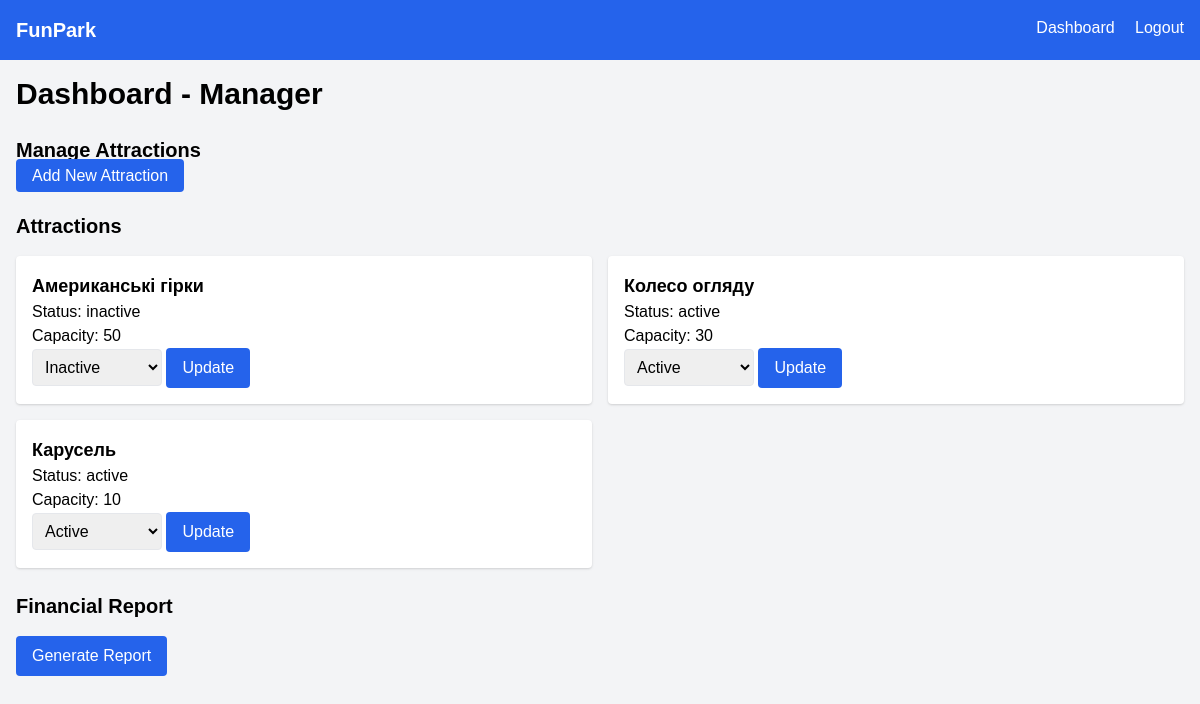
Page /dashboard (signed in) on the earlier database version.
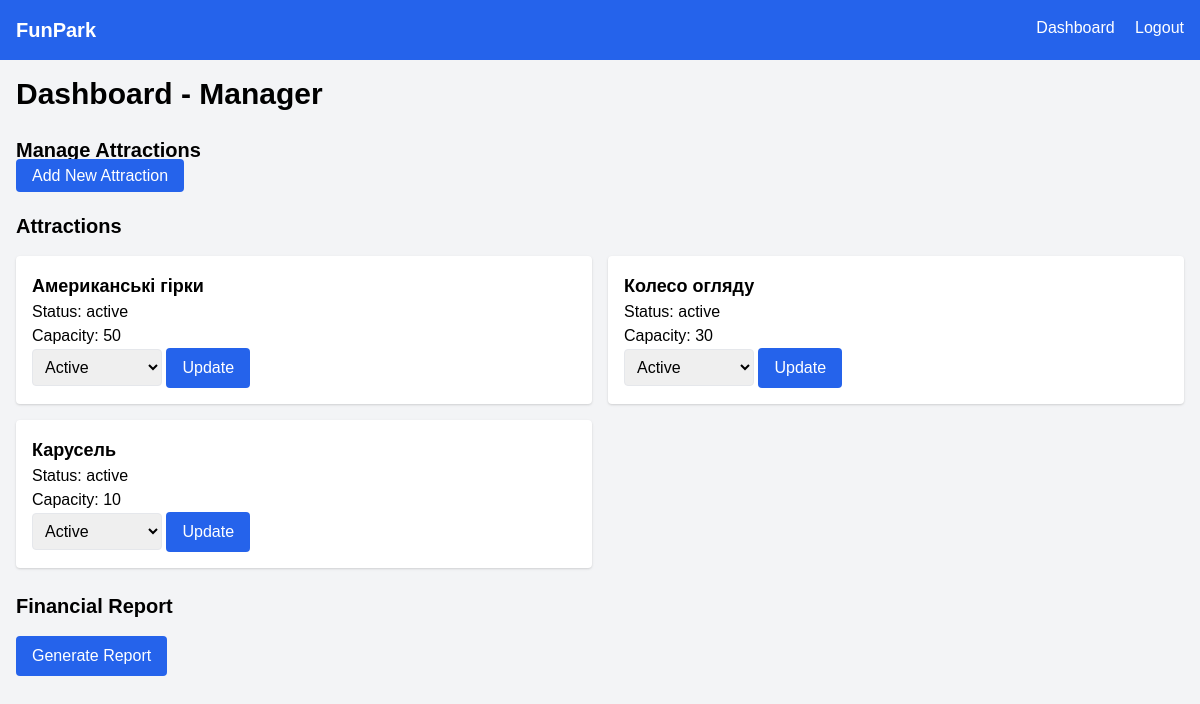
Same page on the later database version.
### models.py (models this page shows)
class Attraction(db.Model):
    id = db.Column(db.Integer, primary_key=True)
    name = db.Column(db.String(100), nullable=False)
    status = db.Column(db.String(20), default='active')  # active, maintenance, inactive
    capacity = db.Column(db.Integer, nullable=False)

### app.py (the view)
@app.route('/dashboard')
def dashboard():
    if 'user_id' not in session:
        return redirect(url_for('login'))
    role = session['role']
    attractions = Attraction.query.all()
    if role == 'manager':
        tickets = Ticket.query.all()
        transactions = Transaction.query.all()
        return render_template('dashboard.html', role=role, attractions=attractions, tickets=tickets, transactions=transactions)
    elif role == 'cashier':
        return render_template('dashboard.html', role=role, attractions=attractions)
    elif role == 'technician':
        maintenance_records = MaintenanceRecord.query.all()
        return render_template('dashboard.html', role=role, attractions=attractions, maintenance_records=maintenance_records)
    return render_template('dashboard.html', role=role, attractions=attractions)

### templates/dashboard.html (shortened to what this page needs)
{% extends 'base.html' %}
{% block content %}
<h1 class="text-3xl font-bold mb-6">Dashboard - {{ role | capitalize }}</h1>
{% if role == 'manager' %}
<div class="mb-6">
    <h2 class="text-xl font-bold">Manage Attractions</h2>
    <a href="{{ url_for('add_attraction') }}" class="bg-blue-600 text-white px-4 py-2 rounded hover:bg-blue-700">Add New Attraction</a>
</div>
{% endif %}
<h2 class="text-xl font-bold mb-4">Attractions</h2>
<div class="grid grid-cols-1 md:grid-cols-2 gap-4">
    {% for attraction in attractions %}
    <div class="bg-white p-4 rounded shadow">
        <h3 class="text-lg font-bold">{{ attraction.name }}</h3>
        <p>Status: {{ attraction.status }}</p>
        <p>Capacity: {{ attraction.capacity }}</p>
        {% if role in ['technician', 'manager'] %}
        <form class="update-attraction-form" data-attraction-id="{{ attraction.id }}">
            <select name="status" class="p-2 border rounded">
                <option value="active" {% if attraction.status == 'active' %}selected{% endif %}>Active</option>
                <option value="inactive" {% if attraction.status == 'inactive' %}selected{% endif %}>Inactive</option>
            </select>
            <button type="submit" class="bg-blue-600 text-white px-4 py-2 rounded hover:bg-blue-700">Update</button>
        </form>
        {% endif %}
    </div>
    {% endfor %}
</div>
{% if role == 'manager' %}
<div class="mt-6">
    <h2 class="text-xl font-bold mb-4">Financial Report</h2>
    <button onclick="fetchReport()" class="bg-blue-600 text-white px-4 py-2 rounded hover:bg-blue-700">Generate Report</button>
</div>
{% endif %}
{% endblock %}

Differences in the rows shown:
changed Attraction "Американські гірки": status "inactive" → "active"; status "Inactive" → "Active"
